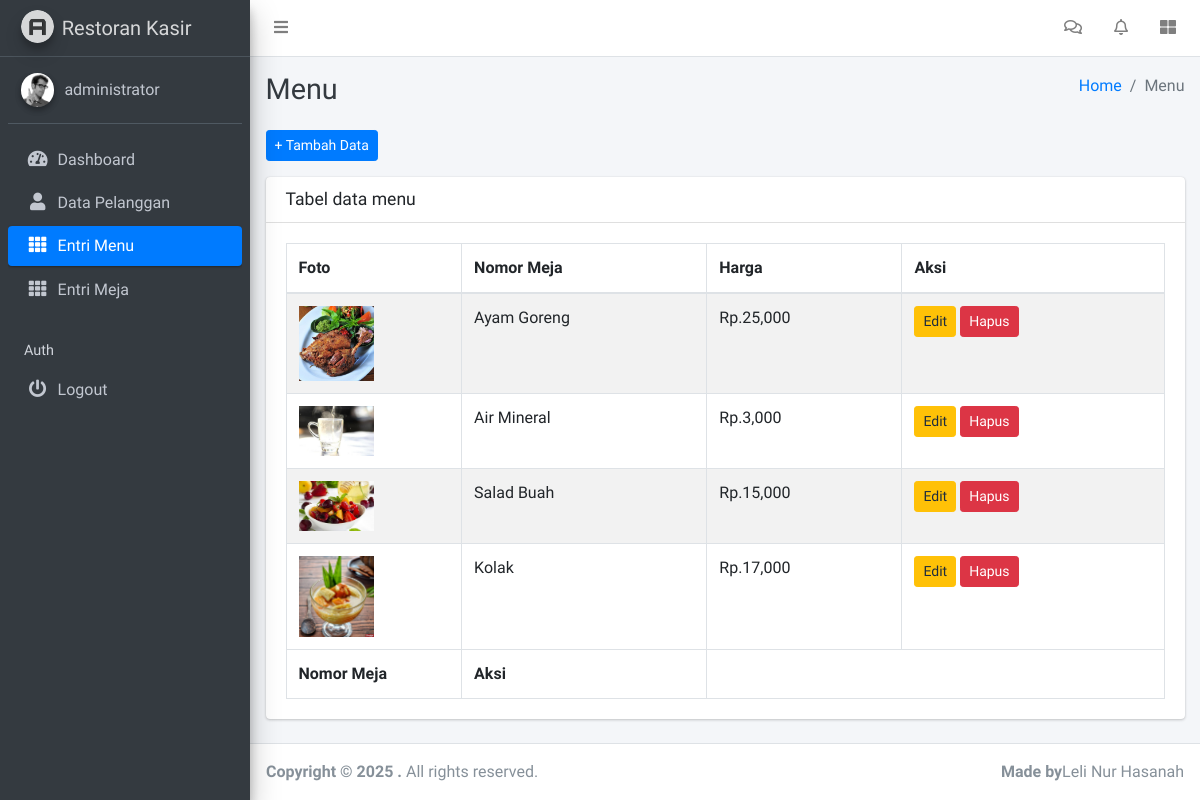
Screenshot of /dashboard/index.php?page=menu (signed in) with the database file from the repository.
### tables this page shows
CREATE TABLE `menu` (
  `idmenu` int NOT NULL,
  `Namamenu` varchar(100) NOT NULL,
  `harga` int NOT NULL,
  `foto` varchar(255) DEFAULT NULL
);

### dashboard/menu/menu.php (the view, shortened to what this page needs)
<div class="content-wrapper">
    <div class="content-header">
      <div class="container-fluid">
        <div class="row mb-2">
          <div class="col-sm-6">
            <h1 class="m-0 text-dark">Menu</h1>
          </div>
          <div class="col-sm-6">
            <ol class="breadcrumb float-sm-right">
              <li class="breadcrumb-item"><a href="#">Home</a></li>
              <li class="breadcrumb-item active">Menu</li>
            </ol>
          </div>
        </div>
      </div>
    </div>
    <section class="content">
      <div class="container-fluid">
        <a href="?page=menu&action=add" class="btn btn btn-sm btn-primary mb-3">+ Tambah Data</a>
        <div class="card">
              <div class="card-header">
                <h3 class="card-title">Tabel data menu</h3>
              </div>
              <div class="card-body">
                <table id="example1" class="table table-bordered table-striped">
                  <thead>
                  <tr>
                    <th style="width: 20%">Foto</th>
                    <th>Nomor Meja</th>
                    <th>Harga</th>
                    <th>Aksi</th>
                  </tr>
                  </thead>
                  <tbody>
                  <?php
                  $daftar_meja = mysqli_query($conn, "SELECT * FROM menu") or die(mysqli_error());
                  foreach($daftar_meja as $menu) :
                  ?>
                  <tr>
                    <td> <img src="../assets/menu/<?php echo $menu['foto'] ?>" style="width: 50%" alt=""> </td>
                    <td><?php echo $menu['Namamenu'] ?></td>
                    <td>Rp.<?php echo number_format($menu['harga']) ?></td>
                    <td>
                        <a href="?page=menu&action=edit&id=<?php echo $menu['idmenu']; ?>" class="btn btn-warning btn-sm">Edit</a>
                        <a onclick="return confirm('Yakin hapus data?')" href="?page=menu&action=delete&id=<?php echo $menu['idmenu']; ?>" class="btn btn-danger btn-sm">Hapus</a>
                    </td>
                  </tr>
                  <?php endforeach; ?>
                  </tbody>
                  <tfoot>
                  <tr>
                    <th>Nomor Meja</th>
                    <th>Aksi</th>
                  </tr>
                  </tfoot>
                </table>
              </div>
            </div>
      </div>
    </section>
  </div>

### rows the page displays
menu: foto (picture), Namamenu "Ayam Goreng", harga "25,000"
menu: foto (picture), Namamenu "Air Mineral", harga "3,000"
menu: foto (picture), Namamenu "Salad Buah", harga "15,000"
menu: foto (picture), Namamenu "Kolak", harga "17,000"

### other values shown
$_SESSION['user']['role'] "administrator"
